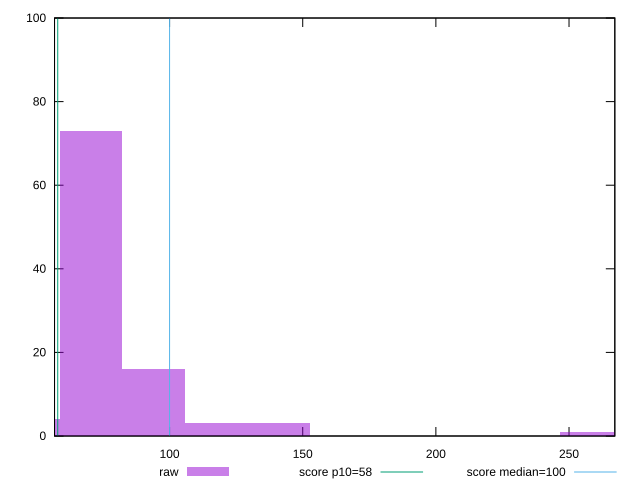

Reproduce this figure in gnuplot.
reset

$raw <<EOF
70.42568865659862 73
46.95045910439908 4
117.3761477609977 3
93.90091820879816 16
140.85137731319725 3
258.22752507419494 1
EOF

set key outside below
set boxwidth 23.47522955219954
set xrange [56.800000000000004:267.2]
set yrange [0:100]
set trange [0:100]
set style fill transparent solid 0.5 noborder

set parametric
set terminal svg size 640, 490 enhanced background rgb 'white'
set output "reprap/estimated-input-latency/samples/pages+cached+noexternal/raw/histogram.svg"

plot $raw title "raw" with boxes, \
     58,t title "score p10=58", \
     100,t title "score median=100"

reset
